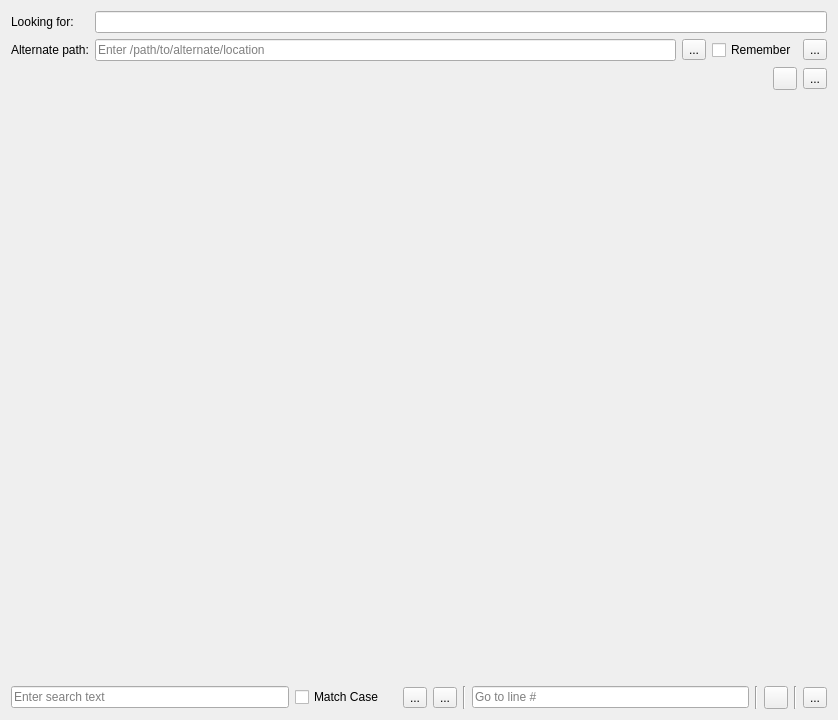
<?xml version="1.0" encoding="UTF-8"?>
<ui version="4.0">
 <class>SeerEditorWidgetSourceForm</class>
 <widget class="QWidget" name="SeerEditorWidgetSourceForm">
  <property name="geometry">
   <rect>
    <x>0</x>
    <y>0</y>
    <width>838</width>
    <height>720</height>
   </rect>
  </property>
  <property name="windowTitle">
   <string>SeerEditorWidgetSourceForm</string>
  </property>
  <layout class="QGridLayout" name="gridLayout_2">
   <item row="0" column="0">
    <widget class="QWidget" name="alternateBarWidget" native="true">
     <layout class="QGridLayout" name="gridLayout">
      <property name="leftMargin">
       <number>0</number>
      </property>
      <property name="topMargin">
       <number>0</number>
      </property>
      <property name="rightMargin">
       <number>0</number>
      </property>
      <property name="bottomMargin">
       <number>0</number>
      </property>
      <item row="0" column="0">
       <widget class="QLabel" name="orignalLabel">
        <property name="text">
         <string>Looking for:</string>
        </property>
       </widget>
      </item>
      <item row="0" column="1" colspan="4">
       <widget class="QLineEdit" name="originalLineEdit">
        <property name="toolTip">
         <string>Original path location.</string>
        </property>
        <property name="readOnly">
         <bool>true</bool>
        </property>
       </widget>
      </item>
      <item row="1" column="0">
       <widget class="QLabel" name="alternateLabel">
        <property name="text">
         <string>Alternate path:</string>
        </property>
       </widget>
      </item>
      <item row="1" column="1">
       <widget class="QHistoryLineEdit" name="alternateLineEdit">
        <property name="toolTip">
         <string>Enter path for alternate location.</string>
        </property>
        <property name="placeholderText">
         <string>Enter /path/to/alternate/location</string>
        </property>
        <property name="clearButtonEnabled">
         <bool>true</bool>
        </property>
       </widget>
      </item>
      <item row="1" column="2">
       <widget class="QToolButton" name="alternateFileOpenToolButton">
        <property name="toolTip">
         <string>Open file dialog for alternate location.</string>
        </property>
        <property name="text">
         <string>...</string>
        </property>
        <property name="icon">
         <iconset resource="resource.qrc">
          <normaloff>:/seer/resources/RelaxLightIcons/document-open.svg</normaloff>:/seer/resources/RelaxLightIcons/document-open.svg</iconset>
        </property>
       </widget>
      </item>
      <item row="1" column="3">
       <widget class="QCheckBox" name="rememberAlternateCheckBox">
        <property name="toolTip">
         <string>Add path to global list of alternate directories.</string>
        </property>
        <property name="text">
         <string>Remember</string>
        </property>
       </widget>
      </item>
      <item row="1" column="4">
       <widget class="QToolButton" name="alternateCloseToolButton">
        <property name="toolTip">
         <string>Close the alternate bar.</string>
        </property>
        <property name="text">
         <string>...</string>
        </property>
        <property name="icon">
         <iconset resource="resource.qrc">
          <normaloff>:/seer/resources/RelaxLightIcons/list-remove.svg</normaloff>:/seer/resources/RelaxLightIcons/list-remove.svg</iconset>
        </property>
       </widget>
      </item>
     </layout>
    </widget>
   </item>
   <item row="1" column="0">
    <widget class="QWidget" name="reloadBarWidget" native="true">
     <layout class="QHBoxLayout" name="horizontalLayout">
      <property name="leftMargin">
       <number>0</number>
      </property>
      <property name="topMargin">
       <number>0</number>
      </property>
      <property name="rightMargin">
       <number>0</number>
      </property>
      <property name="bottomMargin">
       <number>0</number>
      </property>
      <item>
       <widget class="QLabel" name="reloadFilenameLabel"/>
      </item>
      <item>
       <widget class="QToolButton" name="reloadToolButton">
        <property name="toolTip">
         <string>Reload source file.</string>
        </property>
        <property name="text">
         <string/>
        </property>
        <property name="icon">
         <iconset resource="resource.qrc">
          <normaloff>:/seer/resources/RelaxLightIcons/view-refresh.svg</normaloff>:/seer/resources/RelaxLightIcons/view-refresh.svg</iconset>
        </property>
       </widget>
      </item>
      <item>
       <widget class="QToolButton" name="reloadCloseToolButton">
        <property name="toolTip">
         <string>Close the reload bar.</string>
        </property>
        <property name="text">
         <string>...</string>
        </property>
        <property name="icon">
         <iconset resource="resource.qrc">
          <normaloff>:/seer/resources/RelaxLightIcons/list-remove.svg</normaloff>:/seer/resources/RelaxLightIcons/list-remove.svg</iconset>
        </property>
       </widget>
      </item>
     </layout>
    </widget>
   </item>
   <item row="2" column="0">
    <widget class="SeerEditorWidgetSourceArea" name="sourceWidget" native="true">
     <property name="sizePolicy">
      <sizepolicy hsizetype="Preferred" vsizetype="Preferred">
       <horstretch>0</horstretch>
       <verstretch>100</verstretch>
      </sizepolicy>
     </property>
    </widget>
   </item>
   <item row="3" column="0">
    <widget class="QWidget" name="searchBarWidget" native="true">
     <layout class="QHBoxLayout" name="searchBarLayout">
      <property name="leftMargin">
       <number>0</number>
      </property>
      <property name="topMargin">
       <number>0</number>
      </property>
      <property name="rightMargin">
       <number>0</number>
      </property>
      <property name="bottomMargin">
       <number>0</number>
      </property>
      <item>
       <widget class="QHistoryLineEdit" name="searchTextLineEdit">
        <property name="sizePolicy">
         <sizepolicy hsizetype="Expanding" vsizetype="Fixed">
          <horstretch>50</horstretch>
          <verstretch>0</verstretch>
         </sizepolicy>
        </property>
        <property name="toolTip">
         <string>Enter text to search for.</string>
        </property>
        <property name="placeholderText">
         <string>Enter search text</string>
        </property>
        <property name="clearButtonEnabled">
         <bool>true</bool>
        </property>
       </widget>
      </item>
      <item>
       <widget class="QCheckBox" name="matchCaseCheckBox">
        <property name="text">
         <string>Match Case</string>
        </property>
       </widget>
      </item>
      <item>
       <widget class="QLabel" name="matchesLabel">
        <property name="text">
         <string/>
        </property>
       </widget>
      </item>
      <item>
       <widget class="QToolButton" name="searchDownToolButton">
        <property name="toolTip">
         <string>Search for the next occurance.</string>
        </property>
        <property name="text">
         <string>...</string>
        </property>
        <property name="icon">
         <iconset resource="resource.qrc">
          <normaloff>:/seer/resources/RelaxLightIcons/go-down.svg</normaloff>:/seer/resources/RelaxLightIcons/go-down.svg</iconset>
        </property>
       </widget>
      </item>
      <item>
       <widget class="QToolButton" name="searchUpToolButton">
        <property name="toolTip">
         <string>Search for the previous occurance.</string>
        </property>
        <property name="text">
         <string>...</string>
        </property>
        <property name="icon">
         <iconset resource="resource.qrc">
          <normaloff>:/seer/resources/RelaxLightIcons/go-up.svg</normaloff>:/seer/resources/RelaxLightIcons/go-up.svg</iconset>
        </property>
       </widget>
      </item>
      <item>
       <widget class="Line" name="line_1">
        <property name="orientation">
         <enum>Qt::Vertical</enum>
        </property>
       </widget>
      </item>
      <item>
       <widget class="QHistoryLineEdit" name="searchLineNumberLineEdit">
        <property name="sizePolicy">
         <sizepolicy hsizetype="Expanding" vsizetype="Fixed">
          <horstretch>50</horstretch>
          <verstretch>0</verstretch>
         </sizepolicy>
        </property>
        <property name="toolTip">
         <string>Scroll to a specific line.</string>
        </property>
        <property name="placeholderText">
         <string>Go to line #</string>
        </property>
       </widget>
      </item>
      <item>
       <widget class="Line" name="line">
        <property name="orientation">
         <enum>Qt::Vertical</enum>
        </property>
       </widget>
      </item>
      <item>
       <widget class="QToolButton" name="searchReloadToolButton">
        <property name="toolTip">
         <string>Reload source file.</string>
        </property>
        <property name="text">
         <string/>
        </property>
        <property name="icon">
         <iconset resource="resource.qrc">
          <normaloff>:/seer/resources/RelaxLightIcons/view-refresh.svg</normaloff>:/seer/resources/RelaxLightIcons/view-refresh.svg</iconset>
        </property>
       </widget>
      </item>
      <item>
       <widget class="Line" name="line_2">
        <property name="orientation">
         <enum>Qt::Vertical</enum>
        </property>
       </widget>
      </item>
      <item>
       <widget class="QToolButton" name="searchCloseToolButton">
        <property name="toolTip">
         <string>Close the search bar.</string>
        </property>
        <property name="text">
         <string>...</string>
        </property>
        <property name="icon">
         <iconset resource="resource.qrc">
          <normaloff>:/seer/resources/RelaxLightIcons/list-remove.svg</normaloff>:/seer/resources/RelaxLightIcons/list-remove.svg</iconset>
        </property>
       </widget>
      </item>
     </layout>
    </widget>
   </item>
  </layout>
 </widget>
 <customwidgets>
  <customwidget>
   <class>SeerEditorWidgetSourceArea</class>
   <extends>QWidget</extends>
   <header location="global">SeerEditorWidgetSource.h</header>
   <container>1</container>
  </customwidget>
  <customwidget>
   <class>QHistoryLineEdit</class>
   <extends>QLineEdit</extends>
   <header location="global">QHistoryLineEdit.h</header>
  </customwidget>
 </customwidgets>
 <tabstops>
  <tabstop>alternateLineEdit</tabstop>
  <tabstop>alternateFileOpenToolButton</tabstop>
  <tabstop>rememberAlternateCheckBox</tabstop>
  <tabstop>alternateCloseToolButton</tabstop>
  <tabstop>searchTextLineEdit</tabstop>
  <tabstop>matchCaseCheckBox</tabstop>
  <tabstop>searchDownToolButton</tabstop>
  <tabstop>searchUpToolButton</tabstop>
  <tabstop>searchLineNumberLineEdit</tabstop>
  <tabstop>searchCloseToolButton</tabstop>
 </tabstops>
 <resources>
  <include location="resource.qrc"/>
 </resources>
 <connections/>
</ui>
